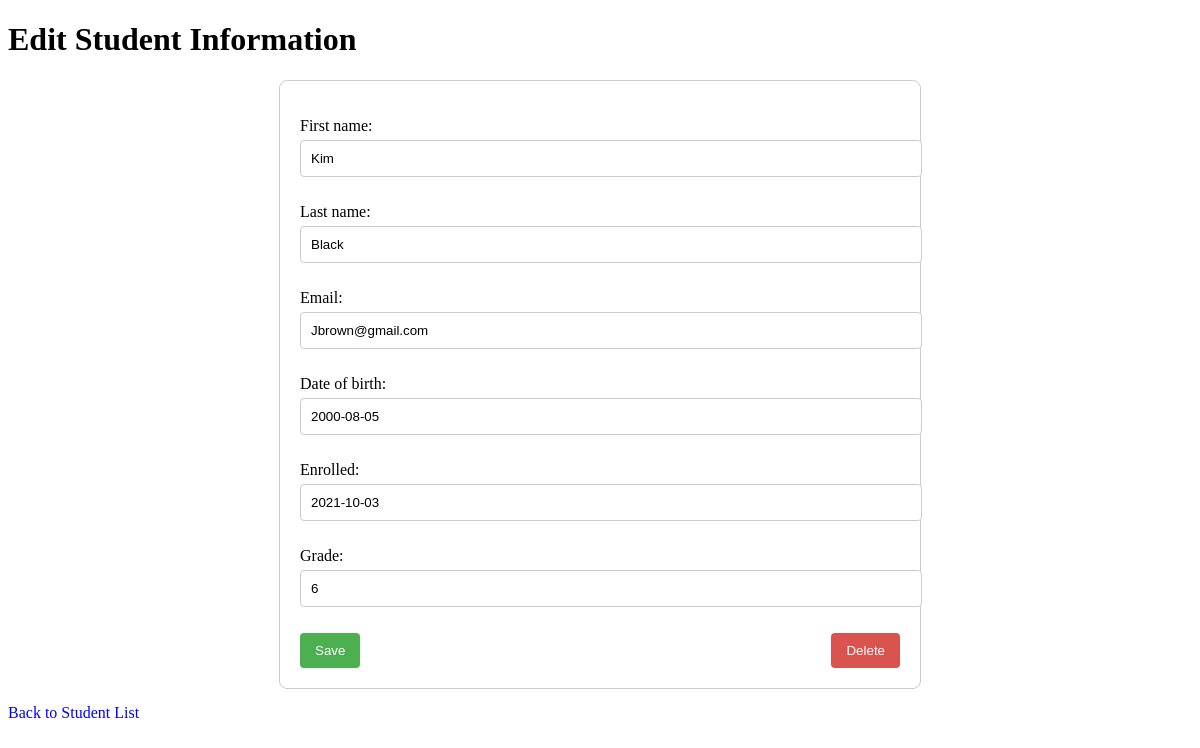
Page /students/5/edit/ (signed in) on the committed database.
### blog/models.py (models this page shows, shortened)
class Student(models.Model):
    first_name = models.CharField(max_length=30)
    last_name = models.CharField(max_length=30)
    email = models.EmailField(
        max_length=254,
        validators=[EmailValidator(message="Enter a valid email address.")]
    )
    date_of_birth = models.DateField()
    enrolled = models.DateField()
    grade = models.IntegerField(
        validators=[MinValueValidator(1), MaxValueValidator(12)]
    )
    class Meta:
        verbose_name_plural = "Students"

### blog/views.py (the view)
# urls.py: path('students/<int:student_id>/edit/', views.edit_student, name='edit_student'),
@login_required
def edit_student(request, student_id):
    student = get_object_or_404(Student, id=student_id)
    if request.method == "POST":
        if 'save' in request.POST:
            form = StudentForm(request.POST, instance=student)
            if form.is_valid():
                form.save()
                return redirect('student_list')
        elif 'delete' in request.POST:
            student.delete()
            return redirect('student_list')
    else:
        form = StudentForm(instance=student)
    return render(request, 'blog/edit_student.html', {'form': form, 'student': student})

### blog/forms.py
class StudentForm(forms.ModelForm):
    class Meta:
        model = Student
        fields = ['first_name', 'last_name', 'email', 'date_of_birth', 'enrolled', 'grade']

### blog/templates/blog/edit_student.html (shortened to what this page needs)
<!DOCTYPE html>
<html lang="en">
<head>
</head>
<body>
    <h1>Edit Student Information</h1>
    <form method="POST">
        {{ form.as_p }}
        <div class="actions">
            <button type="submit" name="save">Save</button>
            <button type="submit" name="delete" class="delete-button">Delete</button>
        </div>
    </form>
    <a href="{% url 'student_list' %}">Back to Student List</a>
</body>
</html>

### blog/templates/blog/edit_student.html (style rules this page uses)
form { max-width: 600px; margin: 0 auto; padding: 20px; border: 1px solid #ccc; border-radius: 8px; }
label { display: block; margin-bottom: 5px; }
input, select { width: 100%; padding: 10px; margin-bottom: 10px; border: 1px solid #ccc; border-radius: 4px; }
.actions { display: flex; justify-content: space-between; }
button { padding: 10px 15px; background-color: #4CAF50; color: white; border: none; border-radius: 4px; cursor: pointer; }
.delete-button { background-color: #d9534f; }
a { margin-top: 15px; display: inline-block; color: blue; text-decoration: none; }

### rows in the picture
Student: first_name "Kim", last_name "Black", email "Jbrown@gmail.com", date_of_birth "2000-08-05", enrolled "2021-10-03", grade "6"
